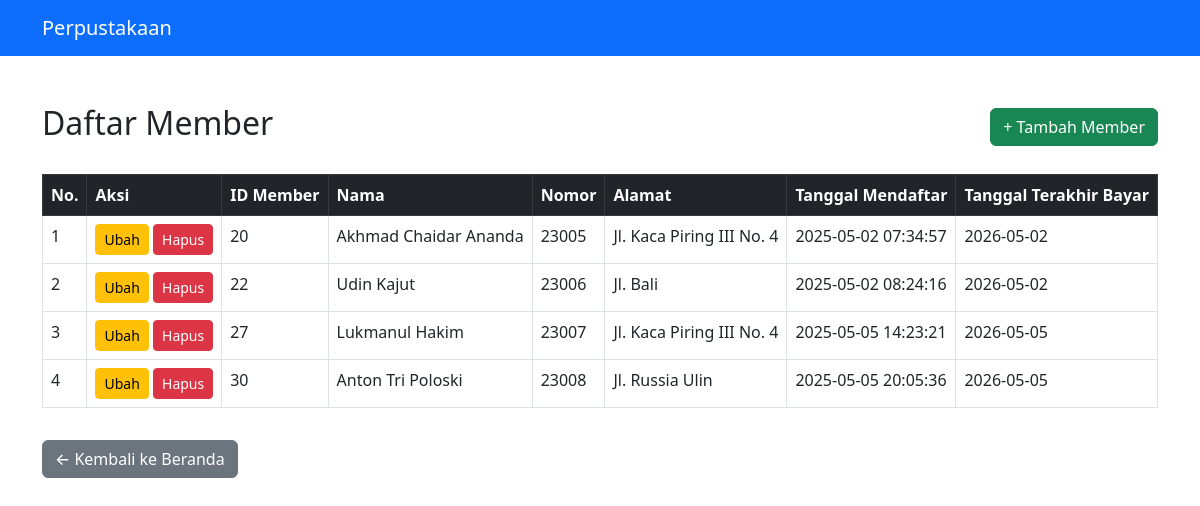
/controllers/member.php, run on the app's committed database.
### tables this page shows
CREATE TABLE `member` (
  `id_member` int(11) NOT NULL,
  `nama_member` varchar(250) NOT NULL,
  `nomor_member` varchar(15) NOT NULL,
  `alamat` text NOT NULL,
  `tgl_mendaftar` datetime NOT NULL DEFAULT current_timestamp(),
  `tgl_terakhir_bayar` date NOT NULL DEFAULT current_timestamp()
);

### model/model.php (called while the page is built, shortened)
<?php
require_once __DIR__ . '/../config/koneksi.php';
function query ($query, $params = [], $return_result = true) {
    global $db;
    if (!empty($params)) {
        $statement = $db->prepare($query);
        if ($statement === false) {
            die("Prepare Failed: " . $db->error);
        }
        $types = "";
        foreach ($params as $param) {
            $types .= match (gettype($param)) {
                'integer' => 'i',
                'double' => 'd',
                'string' => 's',
                default => 's'
            };
        }
        $statement->bind_param($types, ...$params);
        $statement->execute();
        if ($return_result) {
            $result = $statement->get_result();
            $rows = [];
            while ($row = $result->fetch_assoc()) {
                $rows[] = $row;
            }
            return $rows;
        } else {
            return $statement->affected_rows;
        }
    } else {
        $result = $db->query($query);
        if ($return_result) {
            $rows = [];
            while ($row = $result->fetch_assoc()) {
                $rows[] = $row;
            }
            return $rows;
        } else {
            return $db->affected_rows;
        }
    }
}
?>

### controllers/member.php (the view, shortened to what this page needs)
<?php
require_once __DIR__ . '/../model/model.php';
$member = query("SELECT * FROM member");
?>
<!DOCTYPE html>
<html lang="en">
<head>
    <link href="https://cdn.jsdelivr.net/npm/bootstrap@5.3.0/dist/css/bootstrap.min.css" rel="stylesheet">
</head>
<body>
    <nav class="navbar navbar-expand-lg navbar-dark bg-primary">
        <div class="container">
            <a class="navbar-brand" href="../index.php">Perpustakaan</a>
        </div>
    </nav>
    <div class="container mt-5">
        <div class="d-flex justify-content-between align-items-center mb-4">
            <h2>Daftar Member</h2>
            <a href="../views/formMember.php" class="btn btn-success fw-medium">+ Tambah Member</a>
        </div>
        <table class="table table-bordered table-hover">
            <thead class="table-dark">
                <tr>
                    <th>No.</th>
                    <th>Aksi</th>
                    <th>ID Member</th>
                    <th>Nama</th>
                    <th>Nomor</th>
                    <th>Alamat</th>
                    <th>Tanggal Mendaftar</th>
                    <th>Tanggal Terakhir Bayar</th>
                </tr>
            </thead>
            <tbody>
                <?php $no = 1; foreach ($member as $mbr) : ?>
                <tr>
                    <td><?= $no ?></td>
                    <td>
                        <a href="../views/ubah.php?tabel=member&id=<?= $mbr["id_member"] ?>" class="btn btn-warning btn-sm fw-medium">Ubah</a>
                        <a href="../hapus.php?tabel=member&id=<?= $mbr["id_member"] ?>" class="btn btn-danger btn-sm fw-medium"
                        onclick="return confirm('Apakah data yakin dihapus?')">Hapus</a>
                    </td>
                    <td><?= $mbr["id_member"] ?></td>
                    <td><?= $mbr["nama_member"] ?></td>
                    <td><?= $mbr["nomor_member"] ?></td>
                    <td><?= $mbr["alamat"] ?></td>
                    <td><?= $mbr["tgl_mendaftar"] ?></td>
                    <td><?= $mbr["tgl_terakhir_bayar"] ?></td>
                </tr>
                <?php $no++; endforeach; ?>
            </tbody>
        </table>
        <a href="../index.php" class="btn btn-secondary mt-3 fw-medium">← Kembali ke Beranda</a>
    </div>
</body>
</html>

### data on the page
member: id_member "20", nama_member "Akhmad Chaidar Ananda", nomor_member "23005", alamat "Jl. Kaca Piring III No. 4", tgl_mendaftar "2025-05-02 07:34:57", tgl_terakhir_bayar "2026-05-02"
member: id_member "22", nama_member "Udin Kajut", nomor_member "23006", alamat "Jl. Bali", tgl_mendaftar "2025-05-02 08:24:16", tgl_terakhir_bayar "2026-05-02"
member: id_member "27", nama_member "Lukmanul Hakim", nomor_member "23007", alamat "Jl. Kaca Piring III No. 4", tgl_mendaftar "2025-05-05 14:23:21", tgl_terakhir_bayar "2026-05-05"
member: id_member "30", nama_member "Anton Tri Poloski", nomor_member "23008", alamat "Jl. Russia Ulin", tgl_mendaftar "2025-05-05 20:05:36", tgl_terakhir_bayar "2026-05-05"
